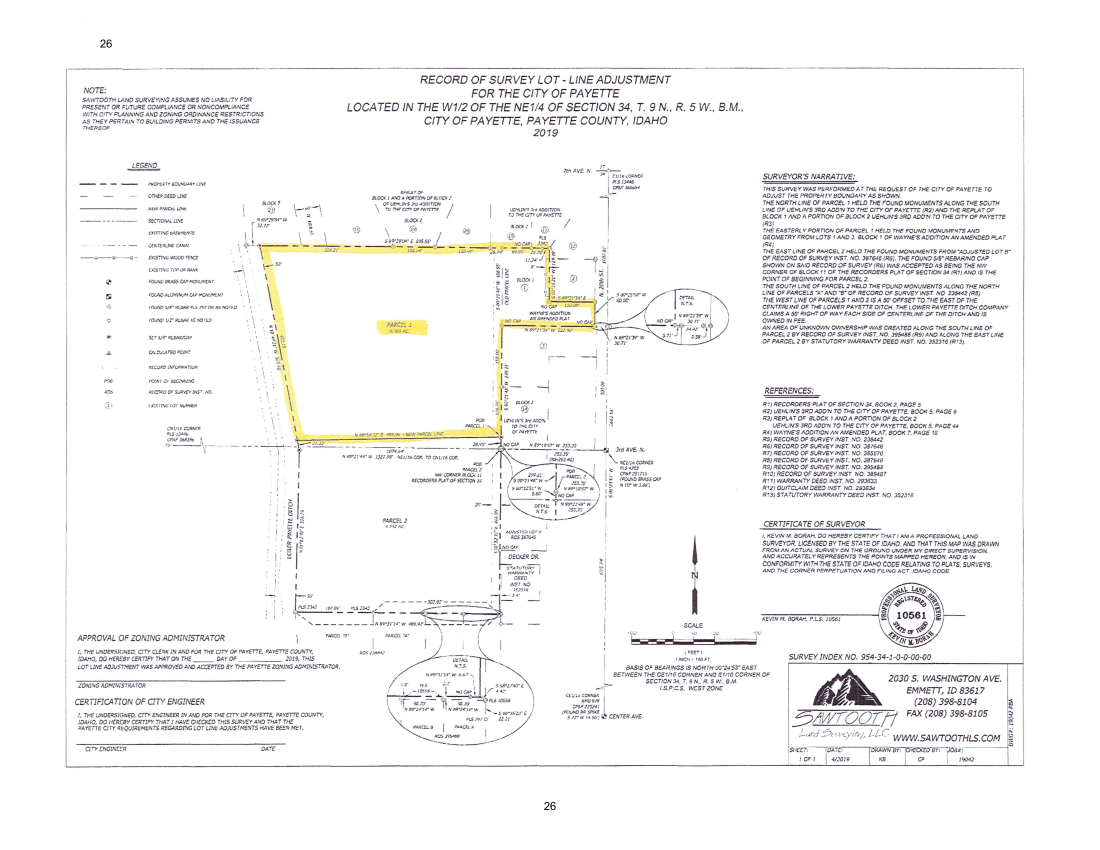
#> input picture scratch_diag/new_pages/packet_p28.png, 2200 x 1700 px, found by its file name (shown at 1/2 size)
$ python cv_line_test4.py
#> lines starting #> are read from the running program, lines starting #| are printed output that depends on the picture; after the words box and inside, x2 and y2 are one past the last pixel; in counts of white or black regions, pixels touching at a corner belong together
import cv2
import numpy as np
from pathlib import Path

OUT_DIR = Path("scratch_diag/cv_line_test_out")
OUT_DIR.mkdir(exist_ok=True)

CASES = {
    "payette_packet_p28": "scratch_diag/new_pages/packet_p28.png",
    "plainfield_petition_p5": "scratch_diag/new_pages/petition_p5.png",
}


def sample_width_and_continuity(dist_img, gray_img, x1, y1, x2, y2):
    length = max(1, int(np.hypot(x2 - x1, y2 - y1)))
    dx, dy = (x2 - x1) / length, (y2 - y1) / length
    widths, on_pattern = [], []
    for t in range(0, length, 2):
        cx, cy = int(round(x1 + dx * t)), int(round(y1 + dy * t))
        if 0 <= cx < dist_img.shape[1] and 0 <= cy < dist_img.shape[0]:
            widths.append(dist_img[cy, cx] * 2)
            on_pattern.append(1 if gray_img[cy, cx] < 150 else 0)
    return widths, on_pattern


def run_case(name, path, thresh=200, min_len_bold=150, close_ksize=5):
#> called with name = 'payette_packet_p28', path = 'scratch_diag/new_pages/packet_p28.png', thresh = 200, min_len_bold = 150, close_ksize = 5
    print(f"\n{'='*60}\n{name}  ({path})\n{'='*60}")
    img = cv2.imread(path)
#> img is the input picture: shape (1700, 2200, 3); mean B, G, R 245.7, 245.8, 246.2
    gray = cv2.cvtColor(img, cv2.COLOR_BGR2GRAY)
    h, w = gray.shape
#> h = 1700; w = 2200
    print(f"size: {w}x{h}")
#| size: 2200x1700

    _, binary = cv2.threshold(gray, thresh, 255, cv2.THRESH_BINARY_INV)
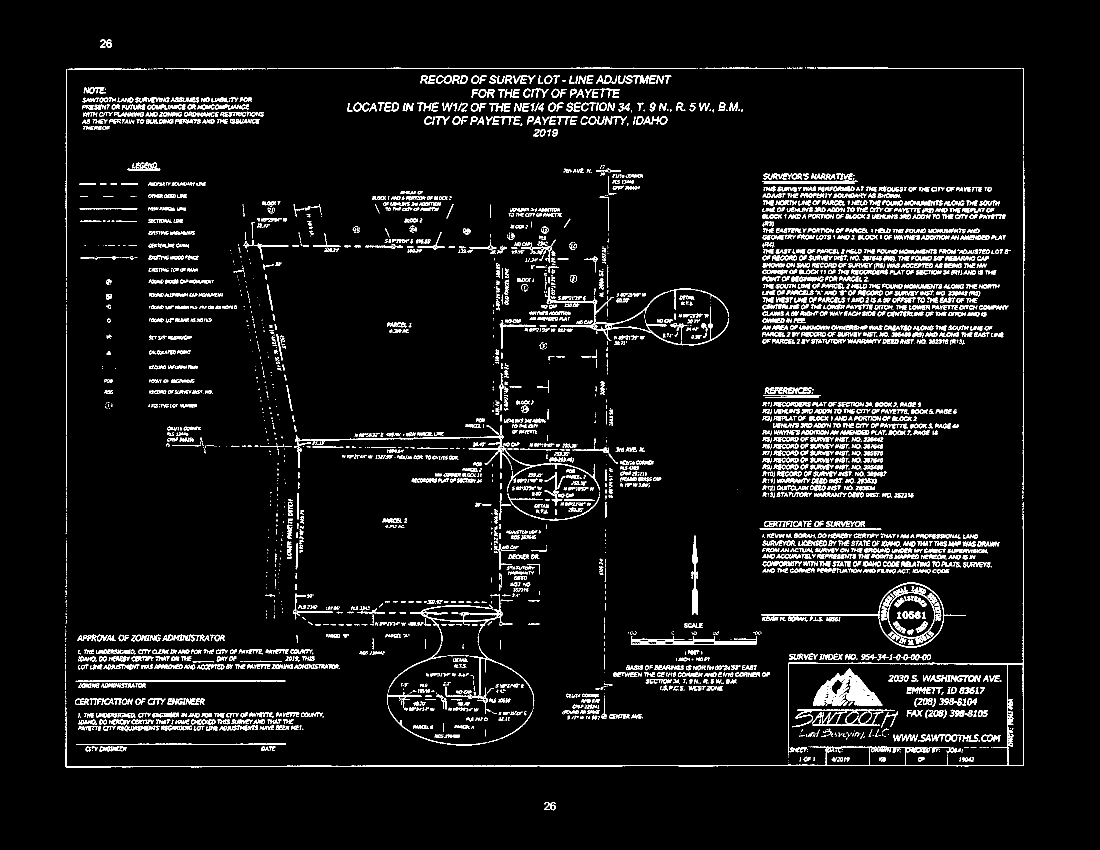
#> binary: shape (1700, 2200) (shown at 1/2 size); 5.9% white in thin lines or dots, all inside (x1, y1, x2, y2) = (131, 79, 2049, 1621)
    dist = cv2.distanceTransform(binary, cv2.DIST_L2, 5)
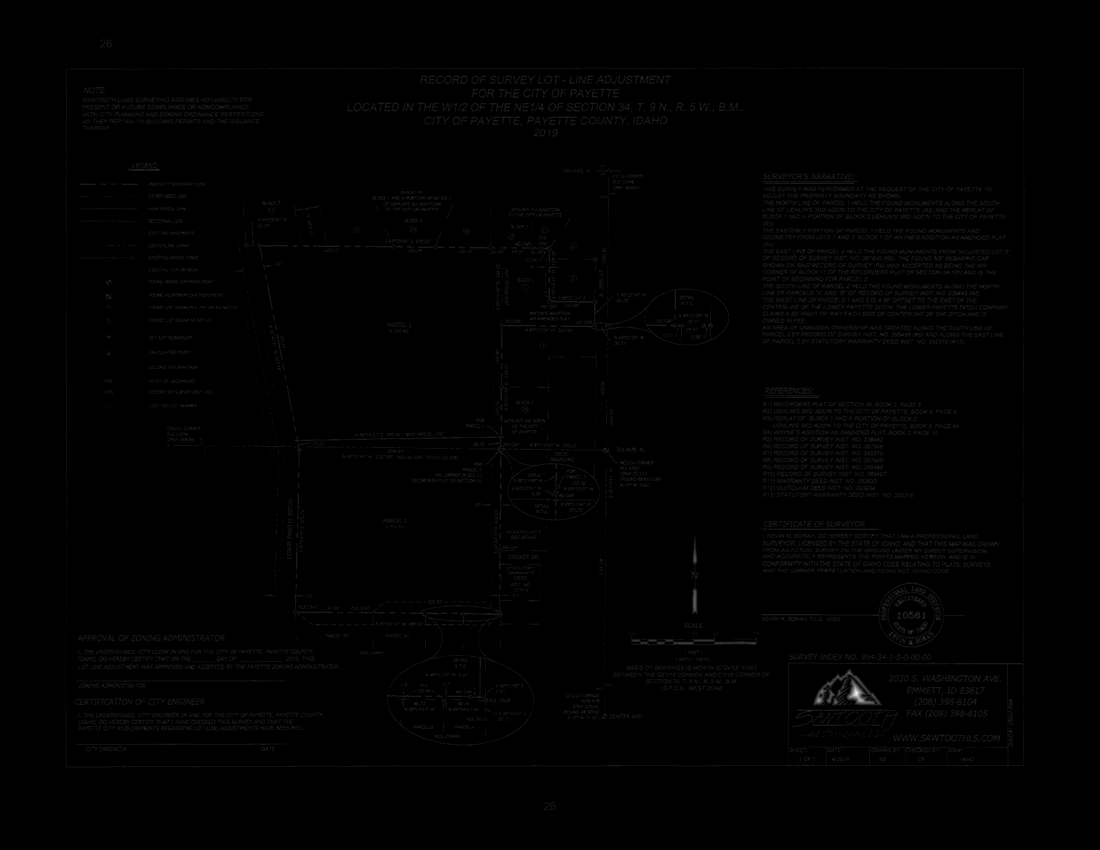
#> dist: shape (1700, 2200) float32 (shown at 1/2 size); min 0, max 14.79, mean 0.0691; drawn with min black and max white

    lines = cv2.HoughLinesP(binary, rho=1, theta=np.pi / 360, threshold=40, minLineLength=25, maxLineGap=4)
#> lines = 2083 rows, first 6: [558, 136, 1604, 136], [703, 1531, 2046, 1531], [297, 137, 765, 137], [219, 1532, 1249, 1532], [132, 1067, 132, 722], [1754, 503, 1809, 503]
    n_lines = 0 if lines is None else len(lines)
#> n_lines = 2083
    print(f"Hough segments: {n_lines}")
#| Hough segments: 2083

    results = []
    if lines is not None:
        for seg in lines:
            x1, y1, x2, y2 = seg[0]
            length = np.hypot(x2 - x1, y2 - y1)
            if length < 25:
                continue
            widths, on_pattern = sample_width_and_continuity(dist, gray, x1, y1, x2, y2)
            on_widths = [wd for wd, o in zip(widths, on_pattern) if o]
            if not on_widths:
                continue
            median_width = float(np.median(on_widths))
            on_ratio = sum(on_pattern) / len(on_pattern)
            results.append({"x1": int(x1), "y1": int(y1), "x2": int(x2), "y2": int(y2),
                             "length": round(float(length), 1), "median_width_px": round(median_width, 2),
                             "on_ratio": round(on_ratio, 2)})
#> this loop made 2083 passes
#> (x1, y1, x2, y2, dx in sample_width_and_continuity, dy in sample_width_and_continuity, median_width) on passes 1 to 3: (558, 136, 1604, 136, 1, 0, 2), (703, 1531, 2046, 1531, 1, 0, 2), (297, 137, 765, 137, 1, 0, 2)

    bold = [r for r in results if r["median_width_px"] >= 3.5 and r["on_ratio"] >= 0.8]
    long_bold = [r for r in bold if r["length"] >= min_len_bold]
    all_solidish = [r for r in results if r["on_ratio"] >= 0.8 and r["length"] >= min_len_bold]
    print(f"bold(all widths): {len(bold)}, bold+long: {len(long_bold)}, ANY solid-ish+long (width-agnostic): {len(all_solidish)}")
#| bold(all widths): 84, bold+long: 1, ANY solid-ish+long (width-agnostic): 14

    out = np.ones_like(img) * 255
    for r in long_bold:
        cv2.line(out, (r["x1"], r["y1"]), (r["x2"], r["y2"]), (0, 0, 255), 2)
#> this loop made 1 pass
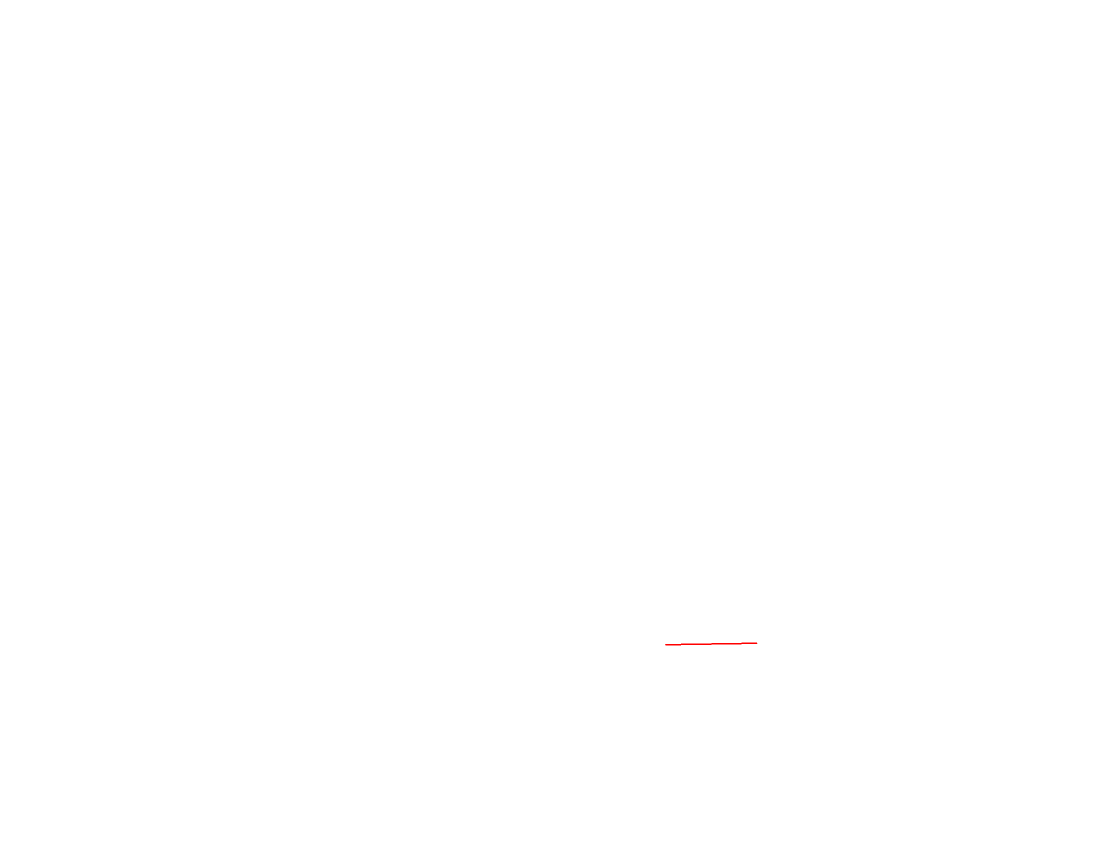
#> out: shape (1700, 2200, 3) (shown at 1/2 size); mean of channels 0, 1, 2 255, 255, 255; drawn as B, G, R
    cv2.imwrite(str(OUT_DIR / f"{name}_bold_long.png"), out)

    out2 = np.ones_like(img) * 255
    for r in all_solidish:
        cv2.line(out2, (r["x1"], r["y1"]), (r["x2"], r["y2"]), (0, 0, 0), 2)
#> this loop made 14 passes
#> out2: shape (1700, 2200, 3); 99.6% white; 10 black regions, largest, box (x1, y1, x2, y2) and area: (130, 1530, 2048, 1535) 6676, (150, 1361, 572, 1364) 1262, (152, 1487, 573, 1490) 1259
    cv2.imwrite(str(OUT_DIR / f"{name}_solidish_long.png"), out2)

    # contours, with and without morphological closing
    for label, use_close in [("raw", False), ("closed5", True)]:
        proc = binary
        if use_close:
            kernel = cv2.getStructuringElement(cv2.MORPH_ELLIPSE, (close_ksize, close_ksize))
            proc = cv2.morphologyEx(binary, cv2.MORPH_CLOSE, kernel)
        contours, hierarchy = cv2.findContours(proc, cv2.RETR_CCOMP, cv2.CHAIN_APPROX_SIMPLE)
        big = [(i, c) for i, c in enumerate(contours) if cv2.contourArea(c) > 3000]
        big.sort(key=lambda ic: -cv2.contourArea(ic[1]))
        print(f"[{label}] contours total: {len(contours)}, area>3000: {len(big)}")
        for i, c in big[:10]:
            area = cv2.contourArea(c)
            x, y, cw, ch = cv2.boundingRect(c)
            parent = hierarchy[0][i][3]
            print(f"    idx={i} area={area:.0f} bbox=({x},{y},{cw},{ch}) parent={parent}")

        overlay = img.copy()
        colors = [(0, 255, 0), (255, 0, 255), (0, 165, 255), (255, 255, 0), (0, 0, 255), (255,128,0), (0,255,255)]
        for k, (i, c) in enumerate(big[:10]):
            cv2.drawContours(overlay, [c], -1, colors[k % len(colors)], 3)
        cv2.imwrite(str(OUT_DIR / f"{name}_contours_{label}.png"), overlay)
#> this loop made 2 passes
#| [raw] contours total: 5738, area>3000: 7
#| [closed5] contours total: 1453, area>3000: 11
#> pass 2, in run_case, `cv2.imwrite(str(OUT_DIR / f"{name}_contours_{label}.png"), overlay)`:
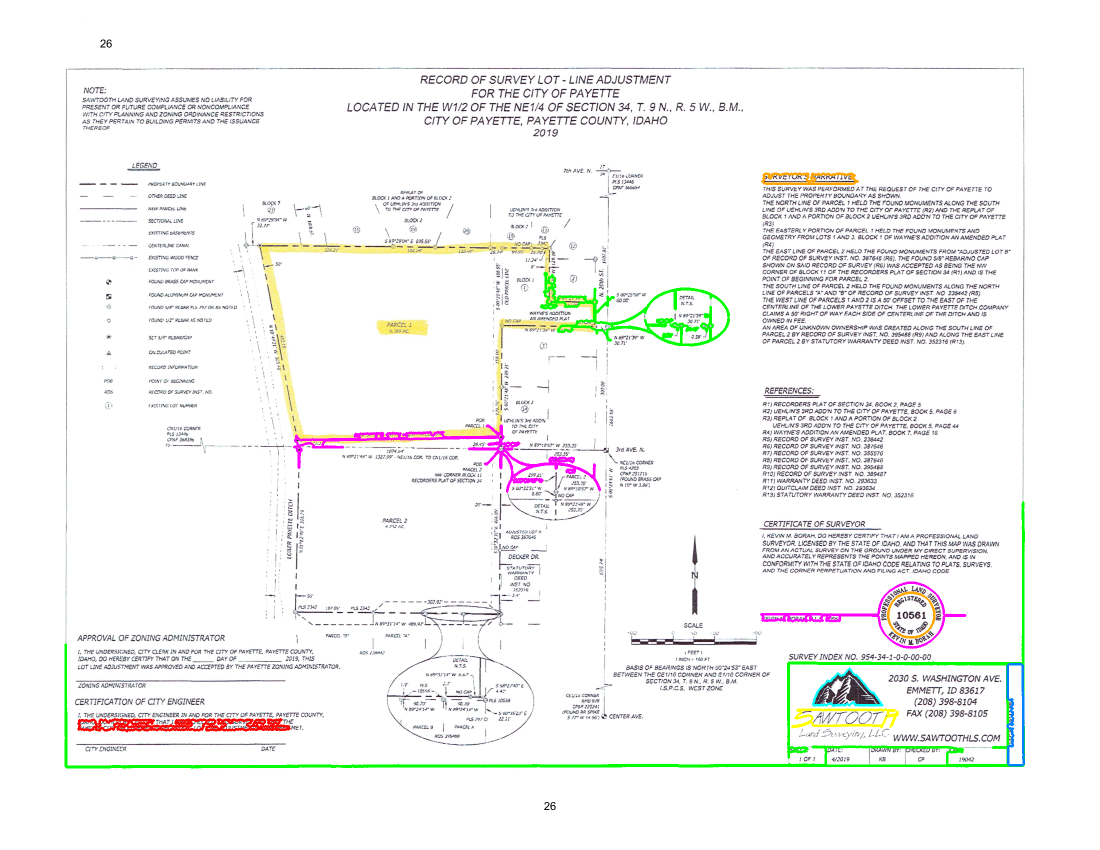
#> saved as payette_packet_p28_contours_closed5.png: shape (1700, 2200, 3) (shown at 1/2 size); mean B, G, R 243.7, 245.2, 244.7
    print(f"saved outputs for {name}")


if __name__ == "__main__":
    for name, path in CASES.items():
        run_case(name, path)
#> pass 2 of the loop `for name, path in CASES.items():`:
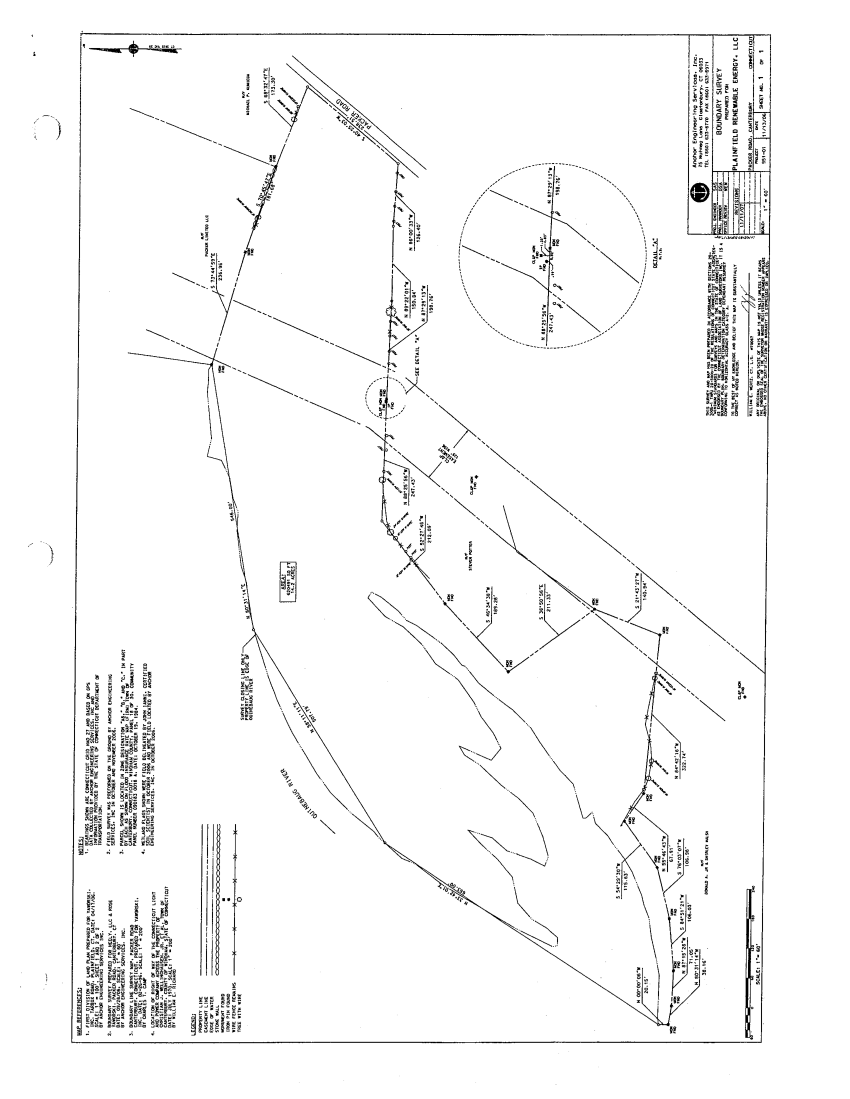
#> input picture scratch_diag/new_pages/petition_p5.png, 1700 x 2197 px, found by its file name (shown at 1/2 size)
#> in run_case, img is the input picture: shape (2197, 1700, 3); min 0, max 255, mean 247
#> gray: shape (2197, 1700)
#| size: 1700x2197
#> in run_case (call 2), `_, binary = cv2.threshold(gray, thresh, 255, cv2.THRESH_BINARY_INV)`:
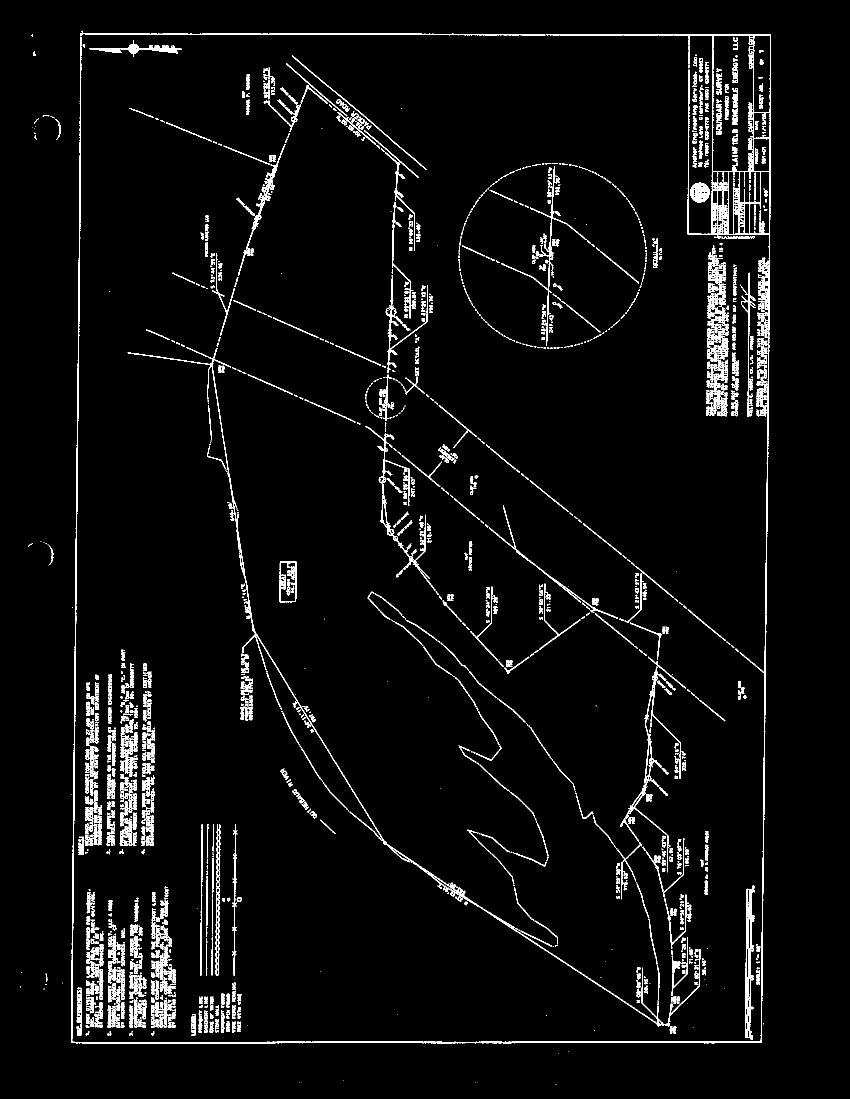
#> binary: shape (2197, 1700) (shown at 1/2 size); 4.3% white in thin lines or dots, all inside (x1, y1, x2, y2) = (40, 61, 1542, 2170)
#> dist: shape (2197, 1700) float32
#| Hough segments: 1431
#> the loop in run_case (call 2), `for seg in lines:` made 1431 passes
#> seg on passes 1 to 3: [[149, 1570, 149, 1478]], [[1539, 158, 1540, 68]], [[1526, 1788, 1533, 959]]
#| bold(all widths): 43, bold+long: 2, ANY solid-ish+long (width-agnostic): 42
#> the loop in run_case (call 2), `for r in long_bold:` made 2 passes
#> the loop in run_case (call 2), `for r in all_solidish:` made 42 passes
#> the loop in run_case (call 2), `for label, use_close in [("raw", False), ("closed5", True)]:` made 2 passes
#| [raw] contours total: 3471, area>3000: 5
#| [closed5] contours total: 470, area>3000: 18
#> pass 2, in run_case (call 2), `cv2.imwrite(str(OUT_DIR / f"{name}_contours_{label}.png"), overlay)`:
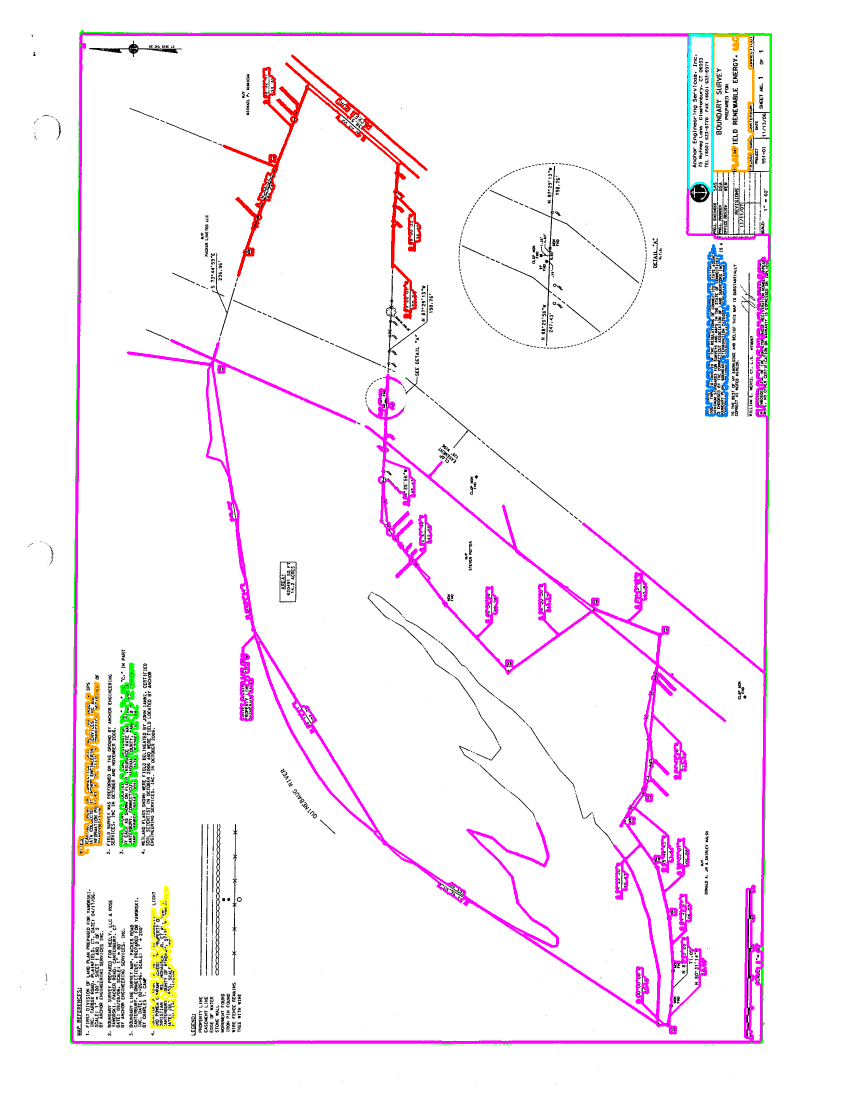
#> saved as plainfield_petition_p5_contours_closed5.png: shape (2197, 1700, 3) (shown at 1/2 size); mean B, G, R 247.1, 241.7, 248.5
